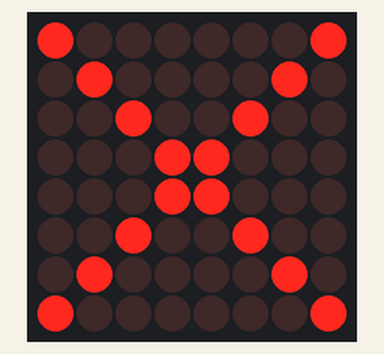
This sketch was run on a simulated Arduino Uno, built with avr-gcc and run on an emulated ATmega328P. Shown: 8×8 LED matrix.

Above: at 0.2 s.

The sketch:

20190527_2.ino
```cpp
#include <LedControl.h>

LedControl lc = LedControl(12, 11, 10, 1);

// 8X8로 X자를 표시할 수 있는 배열을 생성합니다.(1은 켜짐, 0은 꺼짐)
byte a[8] = { B10000001, B01000010, B00100100, B00011000, B00011000, B00100100, B01000010, B10000001};

// 실행시 가장 먼저 호출되는 함수이며, 최초 1회만 실행됩니다.
// 변수를 선언하거나 초기화를 위한 코드를 포함합니다.
void setup()
{
  // 도트매트릭스의 절전모드를 꺼줍니다.
  lc.shutdown(0, false);

  // 도트매트릭스의 LED 밝기를 8로 지정해 줍니다.(0~15)
  lc.setIntensity(0, 8);

  // 도트매트릭스의 LED를 초기화 해줍니다.
  lc.clearDisplay(0);
}


// setup() 함수가 호출된 이후, loop() 함수가 호출되며,
// 블록 안의 코드를 무한히 반복 실행됩니다.
void loop()
{
  // 도트매트릭스의 LED를 첫 행부터 차례대로 켭니다.
  for (int row = 0; row < 8; row++)
  {
    lc.setRow(0, row, a[row]);  // 도트매트릭스의 LED를 행단위로 위부터 켭니다.
    delay(25);
  }
}
```
